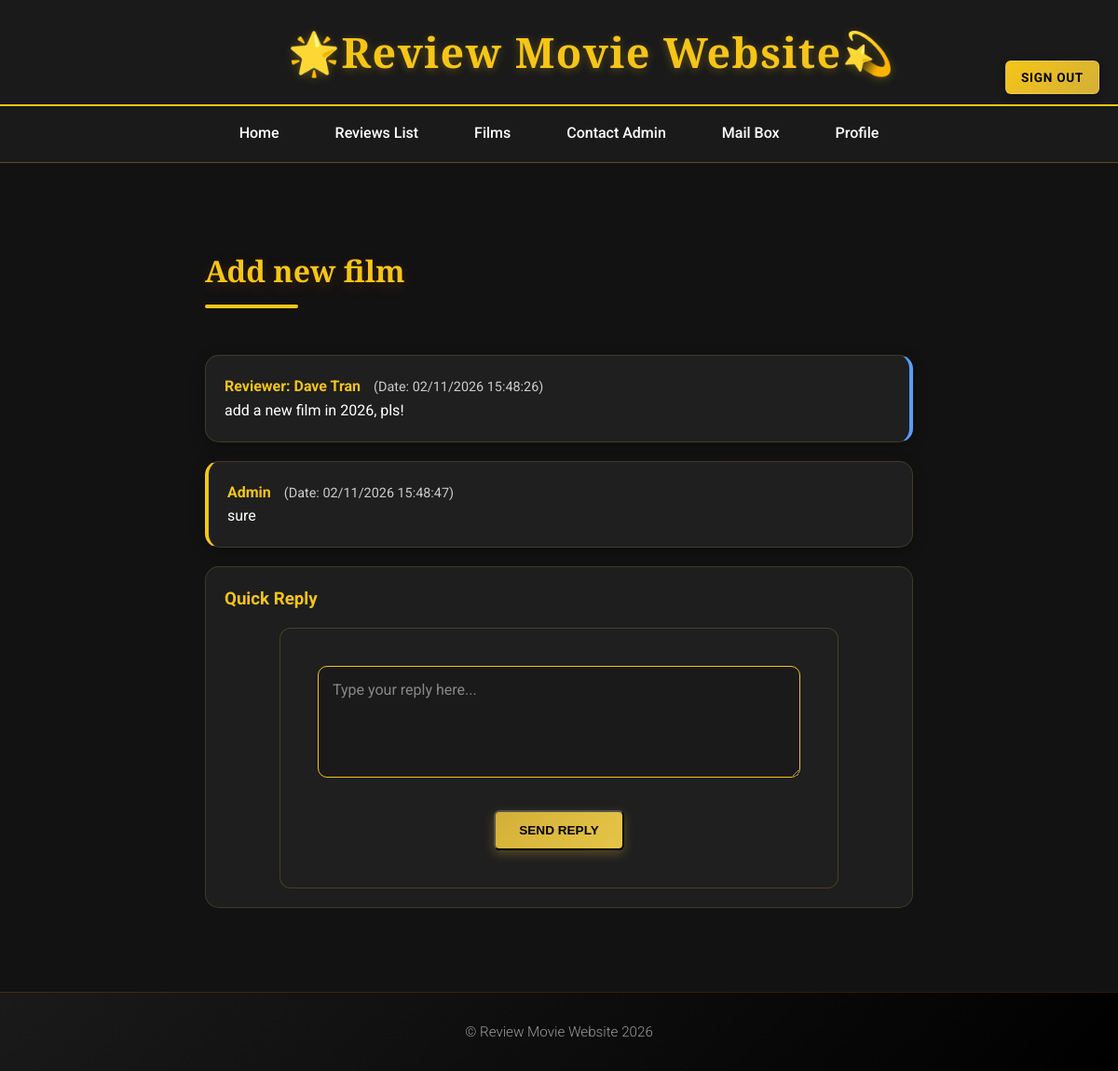
The page /conversation.php?id=34 (signed in) on the database its author committed.
### tables this page shows
CREATE TABLE `mails_box` (
  `id` int(11) NOT NULL,
  `conversation_id` int(11) NOT NULL,
  `sender` enum('reviewer','admin') NOT NULL,
  `reviewers_id` int(11) DEFAULT NULL,
  `subject` varchar(255) NOT NULL,
  `body` text NOT NULL,
  `created_at` timestamp NOT NULL DEFAULT current_timestamp(),
  `is_read` tinyint(1) DEFAULT 0
);

CREATE TABLE `reviewers` (
  `id` int(11) NOT NULL,
  `username` varchar(100) NOT NULL,
  `phone_number` varchar(255) NOT NULL,
  `email` varchar(255) DEFAULT NULL,
  `created_at` datetime DEFAULT current_timestamp(),
  `password_hash` varchar(255) DEFAULT NULL,
  `is_banned` tinyint(1) NOT NULL DEFAULT 0,
  `ban_message` text DEFAULT NULL,
  `banned_at` datetime DEFAULT NULL,
  `avatar_path` varchar(255) DEFAULT NULL
);

### conversation.php (called while the page is built, shortened)
<?php
require_once __DIR__ . '/includes/bootstrap.php';
$database = Database::getConnection();
$id = $_GET['id'] ?? null;
try {
    $messages = $conversationModel->getConversation($database, $id);
    include 'templates/user_conversation.html.php';
} catch (Exception $e) {
    $title = "Error";
    $output = "<p>" . $e->getMessage() . "</p>";
}
include 'templates/user_layout.html.php';

### includes/bootstrap.php (called while the page is built, shortened)
<?php
require_once __DIR__ . '/../classes/Database.php';
require_once __DIR__ . '/../classes/Review.php';
require_once __DIR__ . '/../classes/Conversation.php';
$conversationModel = new Conversation();

### classes/Conversation.php (called while the page is built, shortened)
<?php
class Conversation
{
    public function getConversation($pdo, $conversation_id)
    {
        $parameters = [':cid' => $conversation_id];
        $sql = "SELECT
                    m.*,
                    r.username
                FROM mails_box m
                LEFT JOIN reviewers r ON m.reviewers_id = r.id
                WHERE m.conversation_id = :cid
                ORDER BY m.created_at ASC";
        $query = Database::query($pdo, $sql, $parameters);
        return $query->fetchAll();
    }
}

### classes/Database.php (called while the page is built, shortened)
<?php
class Database
{
    public static function query($pdo, $sql, $parameters = [])
    {
        $query = $pdo->prepare($sql);
        $query->execute($parameters);
        return $query;
    }
}

### templates/user_conversation.html.php (the view, shortened to what this page needs)
<div class="conversation-wrapper">
    <h2 style="text-align: left; width: 100%;"><?= htmlspecialchars($messages[0]['subject'] ?? 'No Subject') ?></h2>
    <div class="glass-chat-container">
        <?php foreach ($messages as $mail): ?>
            <div class="glass-bubble <?= $mail['sender'] === 'admin' ? 'msg-admin' : 'msg-reviewer' ?>">
                <div class="msg-header">
                    <strong style="color: var(--accent);">
                        <?= $mail['sender'] === 'admin' ? 'Admin' : 'Reviewer: ' . htmlspecialchars($mail['username'] ?? '') ?>
                        <span class="review-date" style="font-weight: normal; border:none; padding:0; margin-left:10px;">
                            (Date: <?= date('d/m/Y H:i:s', strtotime($mail['created_at'])) ?>)
                        </span>
                    </strong>
                </div>
                <div class="msg-body"><?= nl2br(htmlspecialchars($mail['body'])) ?></div>
            </div>
        <?php endforeach; ?>
    </div>
    <div class="glass-reply-area" style="width: 100%; margin-top: 20px; padding: 20px; background: rgba(255,255,255,0.05); border-radius: 15px; border: 1px solid rgba(212,175,55,0.2);">
        <h3 style="color: var(--accent); margin-bottom: 15px;">Quick Reply</h3>
        <form method="post" action="">
            <textarea name="reply_message" placeholder="Type your reply here..." required
                style="width: 100%; min-height: 120px; background: #1a1a1a; color: white; border: 1px solid var(--accent); border-radius: 10px; padding: 15px;"></textarea>
            <div style="text-align: right; margin-top: 15px;">
                <button type="submit" name="submit_reply" class="btn-send">SEND REPLY</button>
            </div>
        </form>
    </div>
</div>

### style.css (style rules this page uses)
:root { --bg-main: #121212; --bg-surface: #1f1f1f; --accent: #f5c518; --accent-hover: #ffd54f; --text-main: #ffffff; --text-secondary: #b3b3b3; }
* { margin: 0; padding: 0; box-sizing: border-box; }
html, body { width: 100%; height: 100%; }
body { background-color: var(--bg-main); color: var(--text-main); font-family: "Roboto", Arial, sans-serif; font-weight: 400; line-height: 1.6; overflow-x: hidden; padding: 0; }
h2 { color: var(--accent); font-family: "Playfair Display", serif; font-size: 2em; font-weight: 700; margin-bottom: 30px; text-shadow: 0 4px 15px rgba(255, 107, 0, 0.2); position: relative; padding-bottom: 15px; animation: slideInLeft 0.6s ease-out; }
h2::after { content: ""; position: absolute; bottom: 0; left: 0; width: 100px; height: 4px; background: var(--accent); border-radius: 2px; }
.review-date { font-size: 0.9em; color: #cccccc; font-weight: 300; margin-top: 15px; padding-top: 15px; border-top: 1px solid rgba(255, 107, 0, 0.2); transition: color 0.3s ease; }
form, .review-box { background: var(--bg-surface); border: 1px solid rgba(245, 197, 24, 0.2); }
form { width: 100%; max-width: 600px; padding: 40px; border-radius: 12px; margin: 0 auto; backdrop-filter: blur(10px); -webkit-backdrop-filter: blur(10px); animation: slideInUp 0.6s ease-out; display: flex; flex-direction: column; align-items: center; justify-content: space-between; }
textarea, input[type="text"], input[type="email"], input[type="number"], input[type="name"], select { background-color: #2a2a2a; border: 1px solid #444; color: var(--text-main); width: 100%; padding: 12px 15px; margin-bottom: 20px; border-radius: 8px; font-family: "Roboto", sans-serif; font-size: 1em; transition: all 0.3s ease; backdrop-filter: blur(5px); -webkit-backdrop-filter: blur(5px); }
textarea::placeholder { color: #888888; }
.btn-send { background: linear-gradient(135deg, #d4af37, #e5c548); color: #000; padding: 12px 25px; border-radius: 6px; font-size: 0.85em; font-weight: 700; text-transform: uppercase; cursor: pointer; transition: all 0.3s ease; box-shadow: 0 4px 12px rgba(212, 175, 55, 0.3); }

### templates/user_conversation.html.php (style rules this page uses)
.conversation-wrapper { max-width: 800px; margin: 0 auto; padding: 40px 20px; display: flex; flex-direction: column; align-items: center; }
.glass-chat-container { display: flex; flex-direction: column; gap: 20px; margin-top: 20px; width: 100%; }
.glass-bubble { background: var(--bg-surface); border: 1px solid rgba(212, 175, 55, 0.2); border-radius: 15px; padding: 20px; width: 100%; box-sizing: border-box; color: white; box-shadow: 0 4px 15px rgba(0, 0, 0, 0.3); text-align: left; }
.msg-admin { border-left: 4px solid var(--accent); }
.msg-reviewer { border-right: 4px solid #54a0ff; }

### rows shown on the page
mails_box: subject "Add new film", reviewers.username "Dave Tran", created_at "02/11/2026 15:48:26", body "add a new film in 2026, pls!"
mails_box: sender "Admin", created_at "02/11/2026 15:48:47", body "sure"
